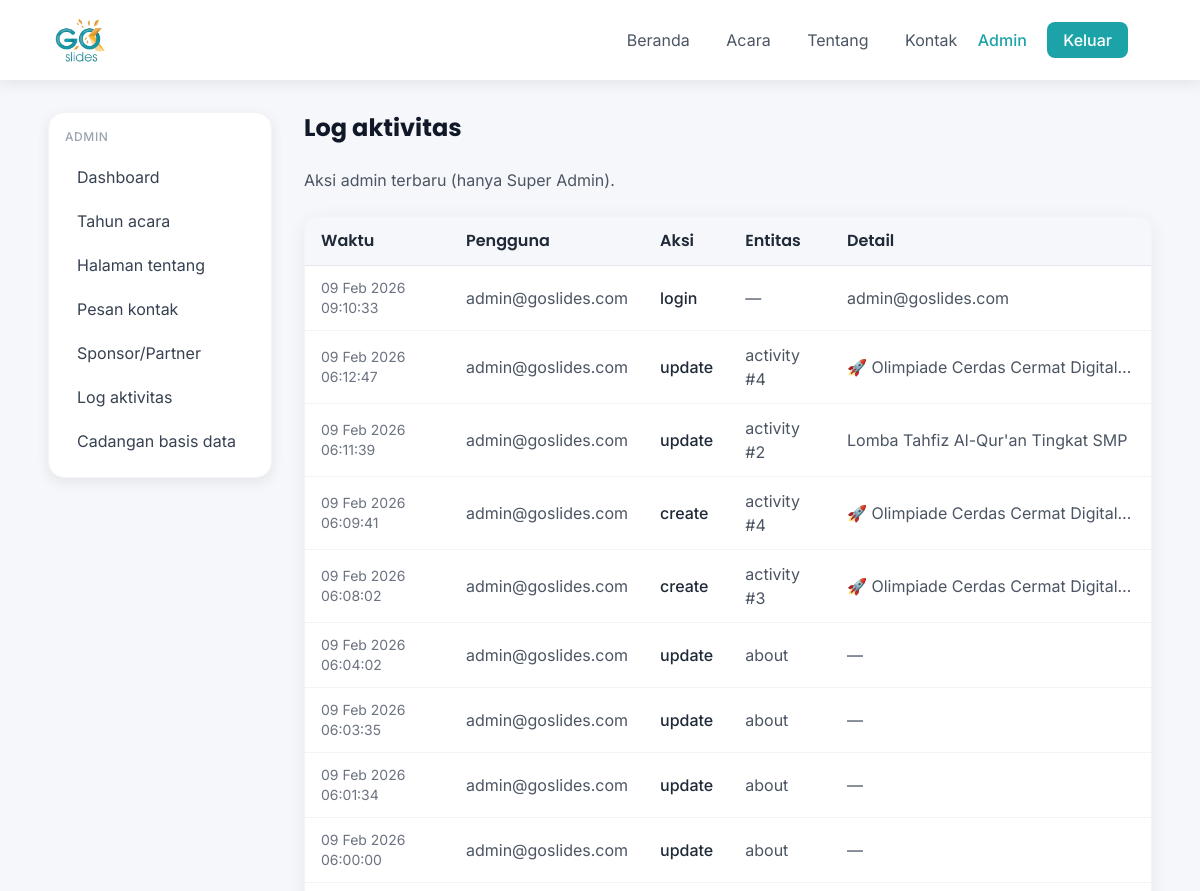
Page /admin/activity-log (signed in, upper part) on the earlier database version.
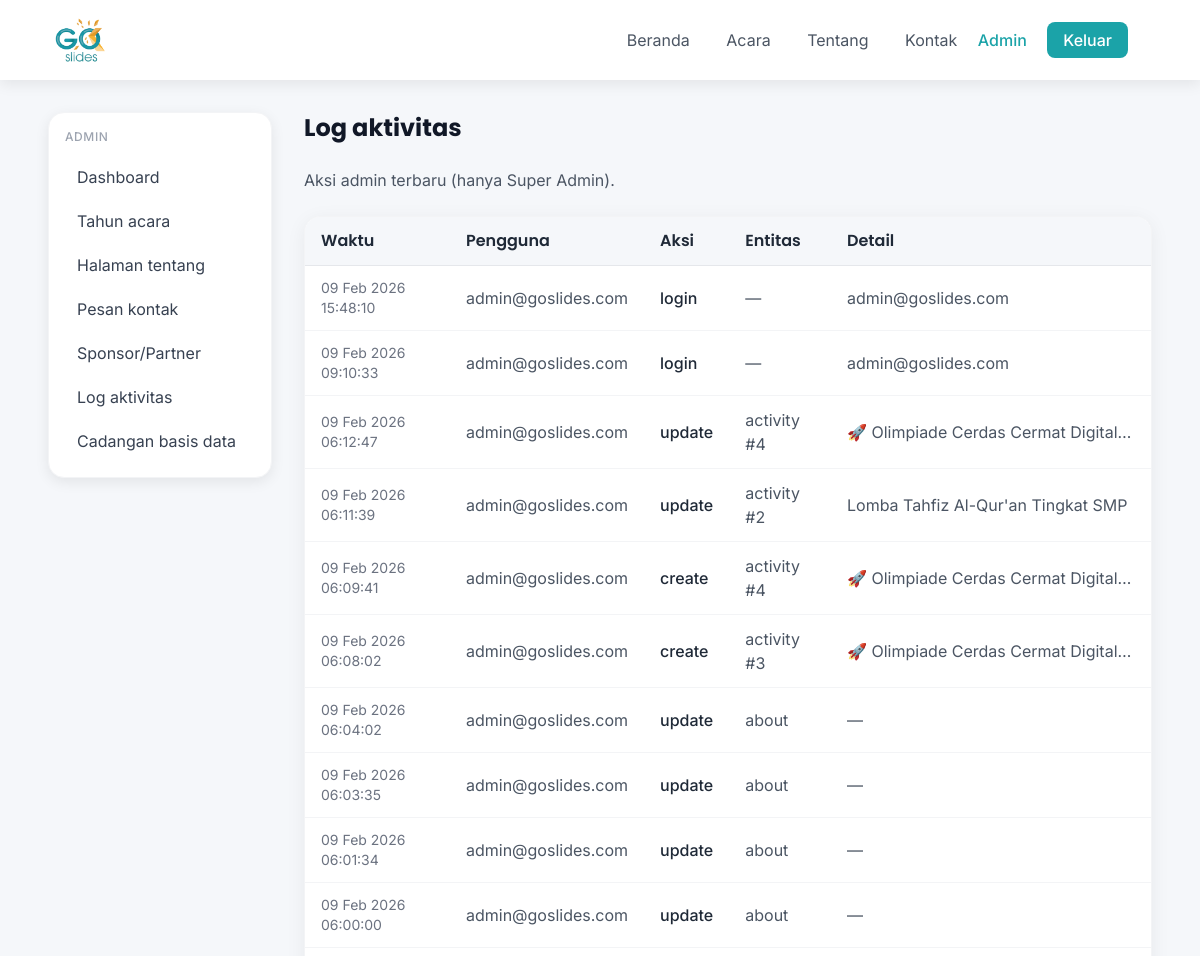
Same page on the later database version.
### app/models/__init__.py (models this page shows, shortened)
class ActivityLog(db.Model):
    __tablename__ = "activity_log"
    id = db.Column(db.Integer, primary_key=True)
    user_id = db.Column(db.Integer, db.ForeignKey("users.id", ondelete="SET NULL"), nullable=True)
    action = db.Column(db.String(64), nullable=False)  # create, update, delete, login, etc.
    entity_type = db.Column(db.String(64), nullable=True)  # year, activity, registrant, about, etc.
    entity_id = db.Column(db.String(64), nullable=True)
    details = db.Column(db.Text, nullable=True)  # JSON or short description
    created_at = db.Column(db.DateTime, server_default=db.func.now())
    user = db.relationship("User", backref="activity_logs")

class User(UserMixin, db.Model):
    __tablename__ = "users"
    id = db.Column(db.Integer, primary_key=True)
    name = db.Column(db.String(128), nullable=False)
    email = db.Column(db.String(255), nullable=False, unique=True)
    password = db.Column(db.String(255), nullable=False)
    role = db.Column(db.String(32), nullable=False, default=ROLE_OPERATOR)
    created_at = db.Column(db.DateTime, server_default=db.func.now())
    @property
    def is_super_admin(self):
        return self.role == ROLE_SUPER_ADMIN

### app/routes/admin.py (the view)
@admin_bp.route("/activity-log", methods=["GET"])
@login_required
@super_admin_required
def activity_log():
    logs = get_recent_logs(limit=100)
    return render_template("admin/activity_log.html", logs=logs)

### app/services/activity_log_service.py (called while the page is built)
def get_recent_logs(limit=50):
    return ActivityLog.query.order_by(ActivityLog.created_at.desc()).limit(limit).all()

### app/templates/admin/activity_log.html (shortened to what this page needs)
{% extends "admin/base_admin.html" %}
{% block admin_content %}
<h1 class="font-heading font-bold text-2xl text-gray-900 mb-6">Log aktivitas</h1>
<p class="text-gray-600 mb-6">Aksi admin terbaru (hanya Super Admin).</p>
<div class="bg-white rounded-2xl shadow-card border border-gray-100 overflow-hidden">
  <div class="overflow-x-auto">
    <table class="w-full">
      <thead class="bg-bg border-b border-gray-200">
        <tr>
          <th class="text-left py-3 px-4 font-heading font-semibold text-gray-800">Waktu</th>
          <th class="text-left py-3 px-4 font-heading font-semibold text-gray-800">Pengguna</th>
          <th class="text-left py-3 px-4 font-heading font-semibold text-gray-800">Aksi</th>
          <th class="text-left py-3 px-4 font-heading font-semibold text-gray-800">Entitas</th>
          <th class="text-left py-3 px-4 font-heading font-semibold text-gray-800">Detail</th>
        </tr>
      </thead>
      <tbody>
        {% for log in logs %}
        <tr class="border-b border-gray-100 hover:bg-bg/50">
          <td class="py-3 px-4 text-sm text-gray-500">{{ log.created_at.strftime('%d %b %Y %H:%M:%S') if log.created_at else '—' }}</td>
          <td class="py-3 px-4 text-gray-600">{{ log.user.email if log.user else '—' }}</td>
          <td class="py-3 px-4 font-medium">{{ log.action }}</td>
          <td class="py-3 px-4 text-gray-600">{{ log.entity_type or '—' }}{% if log.entity_id %} #{{ log.entity_id }}{% endif %}</td>
          <td class="py-3 px-4 text-gray-600 max-w-xs truncate">{{ log.details or '—' }}</td>
        </tr>
        {% endfor %}
      </tbody>
    </table>
  </div>
</div>
{% endblock %}

### app/templates/admin/base_admin.html
{% extends "base.html" %}
{% block content %}
<div class="flex flex-col sm:flex-row gap-8">
  <aside class="sm:w-56 flex-shrink-0">
    <nav class="bg-white rounded-2xl shadow-soft p-4 border border-gray-100 sticky top-24">
      <p class="text-xs font-medium text-gray-400 uppercase tracking-wider mb-3">Admin</p>
      <ul class="space-y-1">
        <li><a href="{{ url_for('admin.dashboard') }}" class="block px-3 py-2 rounded-lg text-gray-700 hover:bg-bg hover:text-primary transition">Dashboard</a></li>
        <li><a href="{{ url_for('admin.years_list') }}" class="block px-3 py-2 rounded-lg text-gray-700 hover:bg-bg hover:text-primary transition">Tahun acara</a></li>
        <li><a href="{{ url_for('admin.about_edit') }}" class="block px-3 py-2 rounded-lg text-gray-700 hover:bg-bg hover:text-primary transition">Halaman tentang</a></li>
        <li><a href="{{ url_for('admin.contact_messages') }}" class="block px-3 py-2 rounded-lg text-gray-700 hover:bg-bg hover:text-primary transition">Pesan kontak</a></li>
        {% if current_user.is_super_admin %}
        <li><a href="{{ url_for('admin.sponsor_list') }}" class="block px-3 py-2 rounded-lg text-gray-700 hover:bg-bg hover:text-primary transition">Sponsor/Partner</a></li>
        <li><a href="{{ url_for('admin.activity_log') }}" class="block px-3 py-2 rounded-lg text-gray-700 hover:bg-bg hover:text-primary transition">Log aktivitas</a></li>
        <li><a href="{{ url_for('admin.backup') }}" class="block px-3 py-2 rounded-lg text-gray-700 hover:bg-bg hover:text-primary transition">Cadangan basis data</a></li>
        {% endif %}
      </ul>
    </nav>
  </aside>
  <div class="flex-1 min-w-0">
    {% block admin_content %}{% endblock %}
  </div>
</div>
{% endblock %}

### app/templates/base.html (shortened to what this page needs)
<!DOCTYPE html>
<html lang="id">
<head>
  <script src="https://cdn.tailwindcss.com"></script>
</head>
<body class="min-h-screen bg-bg text-gray-800 font-body antialiased">
  {% block nav %}
  <header class="bg-white shadow-soft sticky top-0 z-50">
    <nav class="max-w-6xl mx-auto px-4 sm:px-6 py-4 flex items-center justify-between">
      <a href="{{ url_for('public.index') }}" class="flex items-center gap-2 font-heading font-bold text-xl text-primary">
        <img src="{{ url_for('static', filename='logo.png') }}" alt="Go Slides" class="h-12 w-auto inline-block align-middle" loading="lazy">
      </a>
      <div id="mobileMenu" class="flex-col md:flex md:flex-row md:items-center gap-4 md:gap-8 absolute top-full left-0 right-0 w-full bg-white border-t shadow-soft p-4 md:relative md:top-auto md:left-auto md:right-auto md:w-auto md:bg-transparent md:border-0 md:shadow-none md:p-0 md:px-6 md:flex">
        <a href="{{ url_for('public.index') }}" class="{% if request.endpoint == 'public.index' %}nav-active{% else %}text-gray-600 hover:text-primary{% endif %} transition block md:inline mx-2 md:mx-4">Beranda</a>
        <a href="{{ url_for('public.events') }}" class="{% if request.endpoint == 'public.events' %}nav-active{% else %}text-gray-600 hover:text-primary{% endif %} transition block md:inline mx-2 md:mx-4">Acara</a>
        <a href="{{ url_for('public.about') }}" class="{% if request.endpoint == 'public.about' %}nav-active{% else %}text-gray-600 hover:text-primary{% endif %} transition block md:inline mx-2 md:mx-4">Tentang</a>
        <a href="{{ url_for('public.contact') }}" class="{% if request.endpoint == 'public.contact' %}nav-active{% else %}text-gray-600 hover:text-primary{% endif %} transition block md:inline mx-2 md:mx-4">Kontak</a>
        {% if current_user.is_authenticated %}
        <a href="{{ url_for('admin.dashboard') }}" class="{% if 'admin' in request.endpoint %}nav-active{% else %}text-gray-600 hover:text-primary{% endif %} font-medium transition block md:inline md:mr-2">Admin</a>
        <a href="{{ url_for('admin.logout') }}" class="bg-primary text-white px-4 py-2 rounded-lg font-medium hover:opacity-90 transition block text-center md:inline md:ml-2">Keluar</a>
        {% else %}
        <a href="{{ url_for('admin.login') }}" class="bg-primary text-white px-4 py-2 rounded-lg font-medium hover:opacity-90 transition block text-center md:inline">Masuk</a>
        {% endif %}
      </div>
    </nav>
  </header>
  {% endblock %}
  <main class="max-w-6xl mx-auto px-4 sm:px-6 py-8">
    {% block content %}{% endblock %}
  </main>
</body>
</html>

### app/templates/base.html (style rules this page uses)
body { font-family: 'Inter', sans-serif; }
h1, h2, h3, h4, .font-heading { font-family: 'Poppins', sans-serif; }
.nav-active { color: #1BA3A8; font-weight: 600; }
#mobileMenu:not(.hidden) { display: block; }

Differences in the rows shown:
added ActivityLog: created_at "09 Feb 2026 15:48:10", user "admin@goslides.com", action "login", entity_type "—", details "admin@goslides.com"
